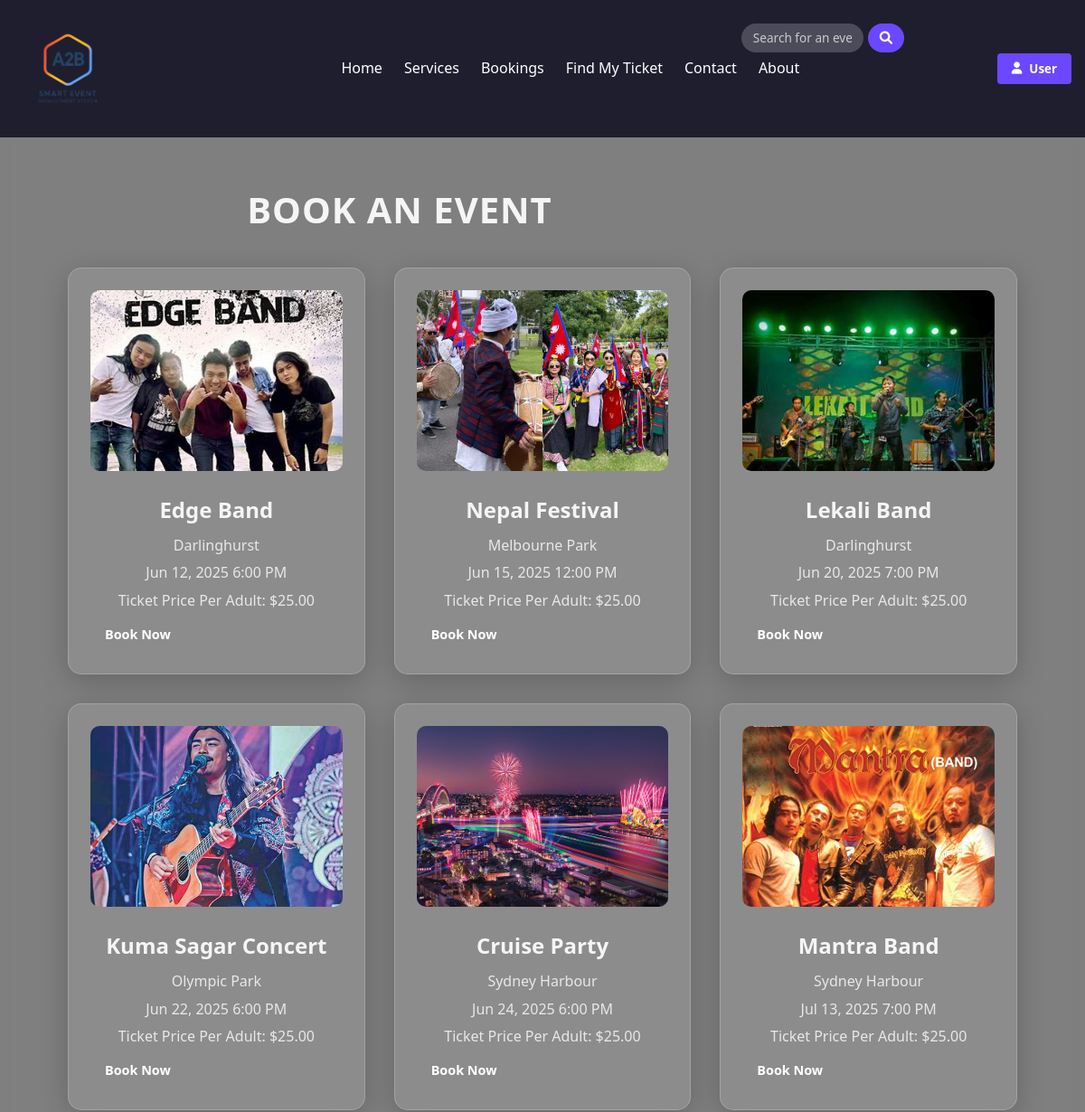
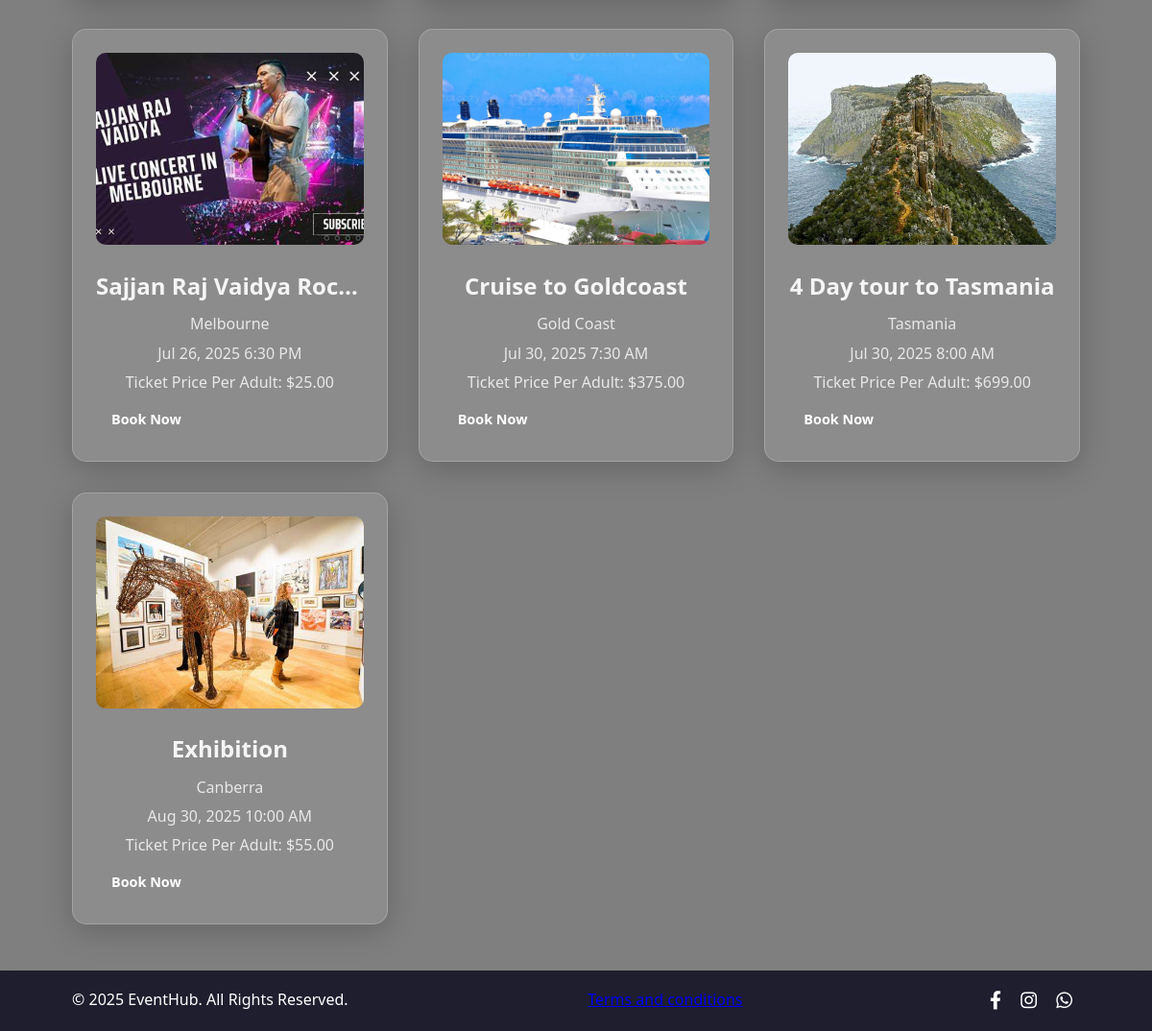
Screenshot of /booking.php with the database file from the repository (2 pictures, top to bottom).
### tables this page shows
CREATE TABLE IF NOT EXISTS `events` (
  `event_id` int NOT NULL AUTO_INCREMENT,
  `title` varchar(100) NOT NULL,
  `description` text,
  `venue_id` int DEFAULT NULL,
  `start_datetime` datetime NOT NULL,
  `image_path` varchar(255) DEFAULT NULL,
  `created_by_type` enum('system_admin','venue_admin') NOT NULL,
  `created_by_id` int NOT NULL,
  `status` enum('pending','approved','rejected') DEFAULT 'pending',
  `created_at` timestamp NOT NULL DEFAULT CURRENT_TIMESTAMP,
  `booking_status` enum('open','closed') DEFAULT 'open',
  PRIMARY KEY (`event_id`),
  KEY `venue_id` (`venue_id`)
);

CREATE TABLE IF NOT EXISTS `venues` (
  `venue_id` int NOT NULL AUTO_INCREMENT,
  `name` varchar(100) NOT NULL,
  `address` text NOT NULL,
  `capacity` int NOT NULL,
  `venue_admin_id` int DEFAULT NULL,
  `created_at` timestamp NOT NULL DEFAULT CURRENT_TIMESTAMP,
  `image_path` varchar(255) DEFAULT NULL,
  `latitude` decimal(9,6) DEFAULT NULL,
  `longitude` decimal(9,6) DEFAULT NULL,
  PRIMARY KEY (`venue_id`),
  KEY `venue_admin_id` (`venue_admin_id`)
);

CREATE TABLE IF NOT EXISTS `ticket_prices` (
  `price_id` int NOT NULL AUTO_INCREMENT,
  `event_id` int DEFAULT NULL,
  `ticket_price` decimal(10,2) NOT NULL,
  `set_by_type` enum('system_admin','venue_admin') NOT NULL,
  `set_by_id` int NOT NULL,
  `set_at` timestamp NOT NULL DEFAULT CURRENT_TIMESTAMP,
  PRIMARY KEY (`price_id`),
  KEY `event_id` (`event_id`)
);

### booking.php (the view, shortened to what this page needs)
<?php
require_once 'Connection/sql_auth.php';
$unreadMessageCount = 0;
$unreadEnquiryCount = 0;
$searchTerm = isset($_GET['search']) ? trim($_GET['search']) : '';
$events = [];
$query = "SELECT e.*, v.name as venue_name, tp.ticket_price, tp.set_by_type
          FROM events e
          JOIN venues v ON e.venue_id = v.venue_id
          LEFT JOIN ticket_prices tp ON e.event_id = tp.event_id
          WHERE e.start_datetime > NOW()
          AND e.status = 'approved'";
$query .= " ORDER BY e.start_datetime";
$stmt = $db->prepare($query);
$stmt->execute();
$result = $stmt->get_result();
if ($result === false) {
    error_log("Events query failed: " . $db->error);
} else {
    $events = $result->fetch_all(MYSQLI_ASSOC);
}
?>
<!DOCTYPE html>
<html lang="en">
<head>
    <link rel="stylesheet" href="https://cdnjs.cloudflare.com/ajax/libs/font-awesome/6.0.0-beta3/css/all.min.css">
</head>
<body>
    <header>
        <div class="header-container">
            <a href="index.php" class="logo">
                <img src="images/a2b.png" alt="EventHub Logo" loading="lazy" onerror="this.src=''; this.alt='EventHub';">
            </a>
            <form action="booking.php" method="GET" class="search-bar">
                <input type="text" name="search" placeholder="Search for an event" value="<?= htmlspecialchars($searchTerm) ?>" required>
                <button type="submit"><i class="fas fa-search"></i></button>
            </form>
            <ul class="nav-links">
                <li><a href="index.php">Home</a></li>
                <li><a href="services.php">Services</a></li>
                <li><a href="booking.php">Bookings</a></li>
                <li><a href="find_ticket.php">Find My Ticket</a></li>
                <li><a href="contact.php">Contact</a></li>
                <li><a href="about.php">About</a></li>
            </ul>
            <div class="user-actions">
                <?php if (isset($_SESSION['user_id'])): ?>
                    <span class="welcome-message">Welcome, <?= htmlspecialchars($_SESSION['full_name'] ?? 'User') ?></span>
                    <?php if (isset($_SESSION['user_type']) && $_SESSION['user_type'] === 'system_admin'): ?>
                        <a href="enquiries.php" class="enquiry-btn">
                            <i class="fas fa-question-circle"></i> Enquiries
                            <?php if ($unreadEnquiryCount > 0): ?>
                                <span class="unread-count"><?= $unreadEnquiryCount ?></span>
                            <?php endif; ?>
                        </a>
                    <?php elseif (isset($_SESSION['user_id'])): ?>
                        <a href="view_admin_replies.php" class="message-btn">
                            <i class="fas fa-envelope"></i> Messages
                            <?php if ($unreadMessageCount > 0): ?>
                                <span class="unread-count"><?= $unreadMessageCount ?></span>
                            <?php endif; ?>
                        </a>
                    <?php endif; ?>
                    <a href="user_profile.php" class="profile-btn"><i class="fas fa-user"></i> Profile</a>
                    <a href="logout.php">Logout</a>
                <?php else: ?>
                    <div class="user-dropdown">
                        <button class="user-dropdown-btn"><i class="fas fa-user"></i> User</button>
                    </div>
                <?php endif; ?>
            </div>
        </div>
    </header>
    <section>
        <div class="container">
            <div class="title-container">
                <h2>Book an Event</h2>
            </div>
            <?php if (empty($events)): ?>
                <p class="login-prompt">No events available at this time.</p>
            <?php else: ?>
                <div class="grid-3">
                    <?php foreach ($events as $event): ?>
                        <a href="event_details.php?event_id=<?= htmlspecialchars($event['event_id']) ?>" class="card">
                            <div class="event-image-link">
                                <img src="<?= htmlspecialchars($event['image_path'] ?? 'images/default-event.jpg') ?>"
                                     alt="<?= htmlspecialchars($event['title']) ?>"
                                     loading="lazy"
                                     onerror="this.src='images/default-event.jpg';">
                            </div>
                            <h3>
                                <?php
                                $title = htmlspecialchars($event['title']);
                                echo $title;
                                ?>
                            </h3>
                            <p>
                                <?php
                                $venueName = htmlspecialchars($event['venue_name']);
                                echo $venueName;
                                ?>
                            </p>
                            <p>
                                <?php
                                $dateTime = date('M j, Y g:i A', strtotime($event['start_datetime']));
                                echo $dateTime;
                                ?>
                            </p>
                            <?php if (!is_null($event['ticket_price']) && in_array($event['set_by_type'], ['system_admin', 'venue_admin'])): ?>
                                <p>Ticket Price Per Adult: $<?= number_format($event['ticket_price'], 2) ?></p>
                                <div class="btn">Book Now</div>
                            <?php else: ?>
                                <p class="price-not-set">Price not yet set</p>
                            <?php endif; ?>
                        </a>
                    <?php endforeach; ?>
                </div>
            <?php endif; ?>
        </div>
    </section>
    <footer>
        <div class="container footer-content">
            <p>© <?= date('Y') ?> EventHub. All Rights Reserved.</p>
            <a href="terms_conditions"> Terms and conditions</a>
            <div class="social-links">
                <a href="https://facebook.com" target="_blank"><i class="fab fa-facebook-f"></i></a>
                <a href="https://instagram.com" target="_blank"><i class="fab fa-instagram"></i></a>
                <a href="https://whatsapp.com" target="_blank"><i class="fab fa-whatsapp"></i></a>
            </div>
        </div>
    </footer>
</body>
</html>

### rows the page displays
events: image_path (picture), title "Edge Band", venue.name "Darlinghurst", start_datetime "Jun 12, 2025 6:00 PM", ticket_prices.ticket_price "25.00"
events: image_path (picture), title "Nepal Festival", venue.name "Melbourne Park", start_datetime "Jun 15, 2025 12:00 PM", ticket_prices.ticket_price "25.00"
events: image_path (picture), title "Lekali Band", venue.name "Darlinghurst", start_datetime "Jun 20, 2025 7:00 PM", ticket_prices.ticket_price "25.00"
events: image_path (picture), title "Kuma Sagar Concert", venue.name "Olympic Park", start_datetime "Jun 22, 2025 6:00 PM", ticket_prices.ticket_price "25.00"
events: image_path (picture), title "Cruise Party", venue.name "Sydney Harbour", start_datetime "Jun 24, 2025 6:00 PM", ticket_prices.ticket_price "25.00"
events: image_path (picture), title "Mantra Band", venue.name "Sydney Harbour", start_datetime "Jul 13, 2025 7:00 PM", ticket_prices.ticket_price "25.00"
events: image_path (picture), title "Sajjan Raj Vaidya Roc…", venue.name "Melbourne", start_datetime "Jul 26, 2025 6:30 PM", ticket_prices.ticket_price "25.00"
events: image_path (picture), title "Cruise to Goldcoast", venue.name "Gold Coast", start_datetime "Jul 30, 2025 7:30 AM", ticket_prices.ticket_price "375.00"
events: image_path (picture), title "4 Day tour to Tasmania", venue.name "Tasmania", start_datetime "Jul 30, 2025 8:00 AM", ticket_prices.ticket_price "699.00"
events: image_path (picture), title "Exhibition", venue.name "Canberra", start_datetime "Aug 30, 2025 10:00 AM", ticket_prices.ticket_price "55.00"
